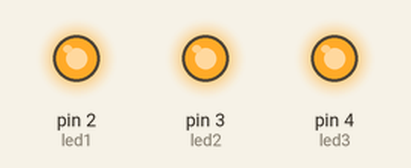
Recording of a sketch running on a simulated Arduino Uno, built with avr-gcc and run on an emulated ATmega328P. Shown: output pins drawn as LEDs (lit = HIGH).

Above: at 0.5 s.
At 1.65 s:
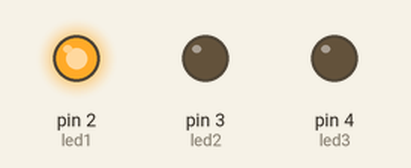
At 2.25 s:
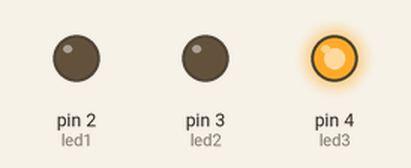
At 3.35 s:
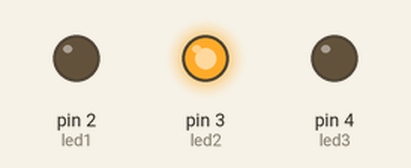
At 4.0 s:
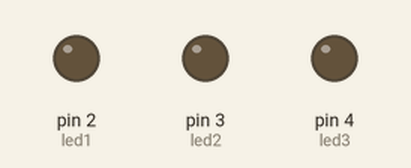
Timing chart, 0 to 5.6 s (numbered marks = the images above):
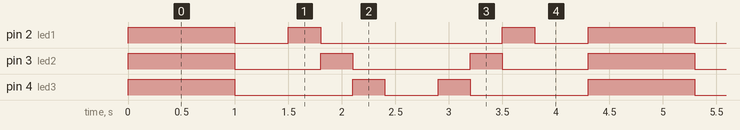

The sketch:

arduino-0930.ino
```cpp
int led1 = 2;
int led2 = 3;
int led3 = 4;

void setup() {
  pinMode(led1, OUTPUT);
  pinMode(led2, OUTPUT);
  pinMode(led3, OUTPUT);
}

void loop() {
  digitalWrite(led1, HIGH);
  digitalWrite(led2, HIGH);
  digitalWrite(led3, HIGH);
  delay(1000);  // 亮1秒

  digitalWrite(led1, LOW);
  digitalWrite(led2, LOW);
  digitalWrite(led3, LOW);
  delay(500);

  digitalWrite(led1, HIGH);
  delay(300);
  digitalWrite(led1, LOW);

  digitalWrite(led2, HIGH);
  delay(300);
  digitalWrite(led2, LOW);

  digitalWrite(led3, HIGH);
  delay(300);
  digitalWrite(led3, LOW);

  delay(500);

  digitalWrite(led3, HIGH);
  delay(300);
  digitalWrite(led3, LOW);

  digitalWrite(led2, HIGH);
  delay(300);
  digitalWrite(led2, LOW);

  digitalWrite(led1, HIGH);
  delay(300);
  digitalWrite(led1, LOW);

  delay(500);
}
```

Measured:
- by itself, pin 2 (led1): repeats every 4.3 s: LOW 0.50 s, HIGH 0.30 s, LOW 1.7 s, HIGH 0.30 s, LOW 0.50 s, HIGH 1.0 s
- by itself, pin 3 (led2): repeats every 4.3 s: LOW 0.80 s, HIGH 0.30 s, LOW 1.1 s, HIGH 0.30 s, LOW 0.80 s, HIGH 1.0 s
- by itself, pin 4 (led3): repeats every 4.3 s: LOW 1.1 s, HIGH 0.30 s, LOW 0.50 s, HIGH 0.30 s, LOW 1.1 s, HIGH 1.0 s
